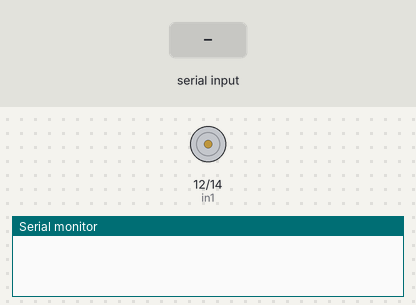
This sketch was run on a simulated ESP32. Shown: motor-driver pin pairs drawn as motors (green arrow = first pin HIGH = forward, orange = second pin HIGH = backward, longer = more drive, scaled by the enable pin), the last lines printed to the serial monitor. Inputs (shaded band) come from the test bench.

Above: at 1.2 s.
1.3 s: "A" received over Serial
At 3.4 s:
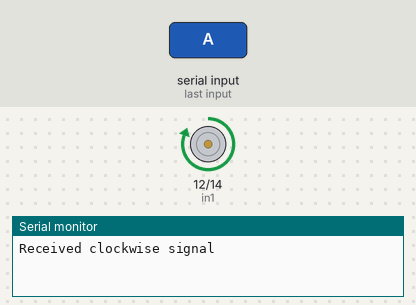
3.8 s: "1" received over Serial
At 5.3 s:
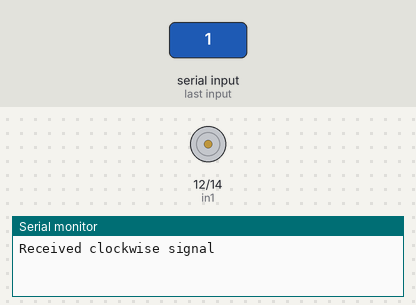
Timing chart, 0 to 6.8 s (numbered marks = the images above; inputs shaded):
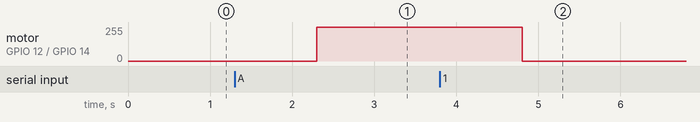

Measured:
- after the input at 1.3 s, motor on GPIO 12 (in1) / GPIO 14 (in2): stopped → forward 255/255 after 1.0 s
- after the input at 3.8 s, motor on GPIO 12 (in1) / GPIO 14 (in2): forward 255/255 → stopped after 1.0 s

The sketch:

ESP32_Python_Face_Detection.ino
```cpp
#include<string.h>
// Motor A Input
 int enA=13;
 int in1=12;
 int in2=14;

void setup() {
  Serial.begin(115200);
  // Pinmode is set either as output or input
  pinMode(enA, OUTPUT);
  pinMode(in1, OUTPUT);
  pinMode(in2, OUTPUT);
}

void loop() {
  String receivedData;
  while (Serial.available())
  {
     receivedData = Serial.readString();
     if (receivedData == "A")
     {
        // Motor A Clockwise direction rotation
          digitalWrite(enA, HIGH);
          digitalWrite(in1, HIGH);
          digitalWrite(in2, LOW);
          delay(1000);
          Serial.print("Received clockwise signal");
     }

//     else if(receivedData== "A")
//      {
//        // Motor A Anti-Clockwise diretion rotation
//          digitalWrite(enA, HIGH);
//          digitalWrite(in1, LOW);
//          digitalWrite(in2, HIGH);
//          Serial.print("Received anticlockwise signal");
//     }
//     else if (receivedData == "O")
//     {
//          // Motor A is switched off
//          digitalWrite(enA, LOW);
//          digitalWrite(in1, LOW);
//          digitalWrite(in2, LOW);
//          Serial.print("Received Off  signal");
//     }
     else{
           // Returning Invalid input
//           Serial.print("Invalid input enter 'C' (or) 'A' (or) 'O' ");
            digitalWrite(enA, LOW);
        digitalWrite(in1, LOW);
         digitalWrite(in2, LOW);
        }

  }
}
```
